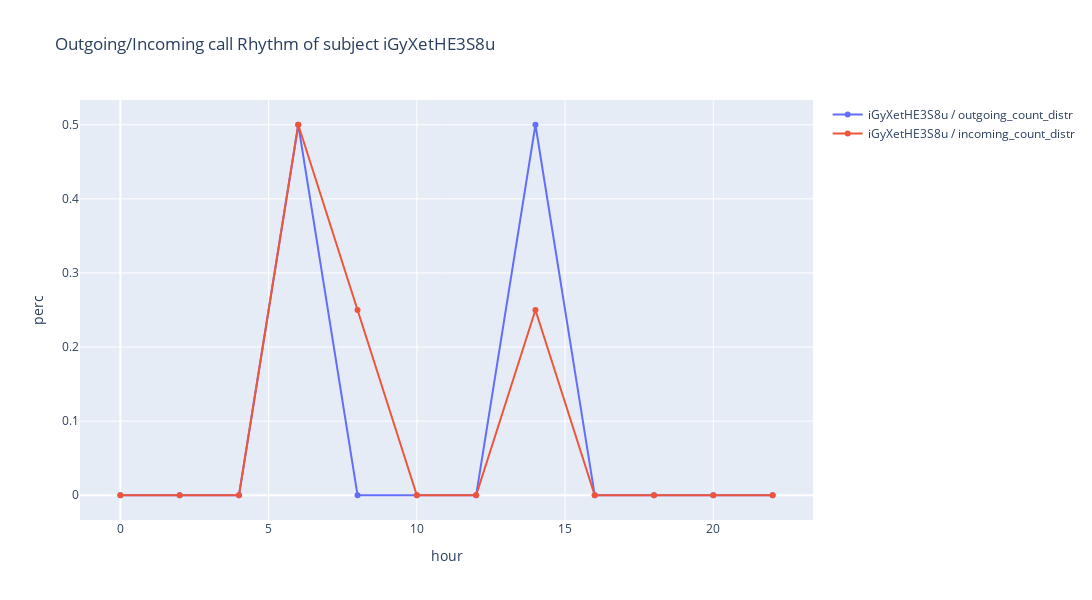

Source (notebook cell):
### Markdown cell above
# Visualization

### Code cell
fig = lineplot.timeplot(rhythms_df,
                        users=['iGyXetHE3S8u'],
                        columns=['outgoing_count_distr', 'incoming_count_distr'],
                        title='Outgoing/Incoming call Rhythm of subject {}'.format('iGyXetHE3S8u'),
                        xlabel='hour',
                        ylabel='perc')

fig.show()

### Figure 1 — Plotly figure (JSON) as saved in the notebook; plotly's stock layout.template omitted (floating-point values rounded to 4 significant figures)
{"data": [{"name": "iGyXetHE3S8u / outgoing_count_distr", "showlegend": true, "type": "scatter", "x": [0, 2, 4, 6, 8, 10, 12, 14, 16, 18, 20, 22], "y": [0, 0, 0, 0.5, 0, 0, 0, 0.5, 0, 0, 0, 0]}, {"name": "iGyXetHE3S8u / incoming_count_distr", "showlegend": true, "type": "scatter", "x": [0, 2, 4, 6, 8, 10, 12, 14, 16, 18, 20, 22], "y": [0, 0, 0, 0.5, 0.25, 0, 0, 0.25, 0, 0, 0, 0]}], "layout": {"height": 600, "title": {"text": "Outgoing/Incoming call Rhythm of subject iGyXetHE3S8u"}, "width": 1200, "xaxis": {"autorange": true, "range": [-1.348, 23.35], "title": {"text": "hour"}, "type": "linear"}, "yaxis": {"autorange": true, "range": [-0.0334, 0.5334], "title": {"text": "perc"}, "type": "linear"}}}
